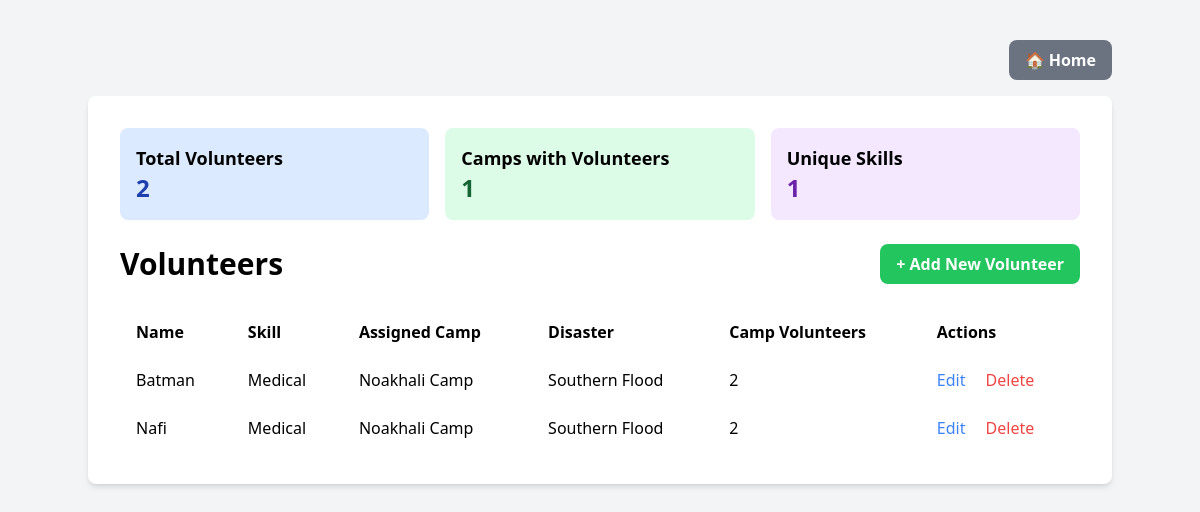
Page /volunteers.php on the earlier database version.
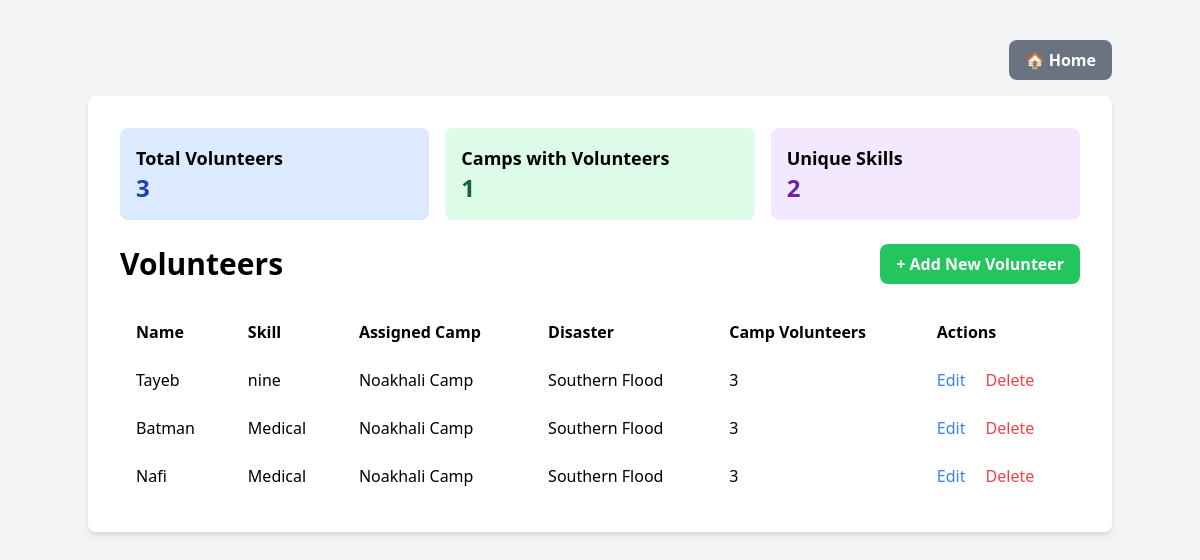
Same page on the later database version.
### tables this page shows
CREATE TABLE `volunteer` (
  `id` int(11) NOT NULL,
  `name` varchar(100) DEFAULT NULL,
  `skill` varchar(100) DEFAULT NULL,
  `camp_id` int(11) DEFAULT NULL
);

CREATE TABLE `relief_camp` (
  `id` int(11) NOT NULL,
  `name` varchar(255) NOT NULL,
  `capacity` int(11) DEFAULT NULL,
  `disaster_id` int(11) DEFAULT NULL
);

CREATE TABLE `disaster` (
  `id` int(11) NOT NULL,
  `name` varchar(255) NOT NULL,
  `type` varchar(100) DEFAULT NULL,
  `location` varchar(255) DEFAULT NULL
);

### public/volunteers.php (the view, shortened to what this page needs)
<?php
require_once '../includes/db_connect.php';
$sql = "SELECT
    v.*,
    rc.name AS camp_name,
    d.name AS disaster_name,
    (SELECT COUNT(*) FROM Volunteer WHERE camp_id = v.camp_id) as volunteers_in_camp
FROM Volunteer v
LEFT JOIN Relief_Camp rc ON v.camp_id = rc.id
LEFT JOIN disaster d ON rc.disaster_id = d.id
ORDER BY v.id DESC";
$result = $conn->query($sql);
$stats_sql = "SELECT
    COUNT(*) as total_volunteers,
    COUNT(DISTINCT camp_id) as camps_with_volunteers,
    COUNT(DISTINCT skill) as unique_skills
FROM Volunteer";
$stats_result = $conn->query($stats_sql);
$stats = $stats_result->fetch_assoc();
?>
<!DOCTYPE html>
<html lang="en">
<head>
    <script src="https://cdn.tailwindcss.com"></script>
</head>
<body class="bg-gray-100">
    <div class="container mx-auto mt-10">
        <div class="flex justify-end mb-4">
            <a href="index.php" class="bg-gray-500 text-white font-bold py-2 px-4 rounded-lg hover:bg-gray-600">
                🏠 Home
            </a>
        </div>
        <div class="p-8 bg-white rounded-lg shadow-md">
        <div class="grid grid-cols-3 gap-4 mb-6">
            <div class="bg-blue-100 p-4 rounded-lg">
                <h3 class="text-lg font-semibold">Total Volunteers</h3>
                <p class="text-2xl font-bold text-blue-800"><?php echo $stats['total_volunteers']; ?></p>
            </div>
            <div class="bg-green-100 p-4 rounded-lg">
                <h3 class="text-lg font-semibold">Camps with Volunteers</h3>
                <p class="text-2xl font-bold text-green-800"><?php echo $stats['camps_with_volunteers']; ?></p>
            </div>
            <div class="bg-purple-100 p-4 rounded-lg">
                <h3 class="text-lg font-semibold">Unique Skills</h3>
                <p class="text-2xl font-bold text-purple-800"><?php echo $stats['unique_skills']; ?></p>
            </div>
        </div>
        <div class="flex justify-between items-center mb-6">
            <h1 class="text-3xl font-bold">Volunteers</h1>
            <a href="add_volunteer.php" class="bg-green-500 text-white font-bold py-2 px-4 rounded-lg hover:bg-green-600">
                + Add New Volunteer
            </a>
        </div>
        <table class="min-w-full bg-white">
            <thead>
                <tr>
                    <th class="py-3 px-4 text-left">Name</th>
                    <th class="py-3 px-4 text-left">Skill</th>
                    <th class="py-3 px-4 text-left">Assigned Camp</th>
                    <th class="py-3 px-4 text-left">Disaster</th>
                    <th class="py-3 px-4 text-left">Camp Volunteers</th>
                    <th class="py-3 px-4 text-left">Actions</th>
                </tr>
            </thead>
            <tbody>
                <?php if ($result->num_rows > 0): ?>
                    <?php while($row = $result->fetch_assoc()): ?>
                        <tr>
                            <td class="py-3 px-4"><?php echo htmlspecialchars($row['name']); ?></td>
                            <td class="py-3 px-4"><?php echo htmlspecialchars($row['skill']); ?></td>
                            <td class="py-3 px-4"><?php echo htmlspecialchars($row['camp_name'] ?? 'Not Assigned'); ?></td>
                            <td class="py-3 px-4"><?php echo htmlspecialchars($row['disaster_name'] ?? 'N/A'); ?></td>
                            <td class="py-3 px-4"><?php echo htmlspecialchars($row['volunteers_in_camp']); ?></td>
                            <td class="py-3 px-4">
                                <a href="edit_volunteer.php?id=<?php echo $row['id']; ?>" class="text-blue-500 hover:text-blue-700">Edit</a>
                                <a href="delete_volunteer.php?id=<?php echo $row['id']; ?>"
                                   class="text-red-500 hover:text-red-700 ml-4"
                                   onclick="return confirm('Are you sure you want to delete this volunteer?')">Delete</a>
                            </td>
                        </tr>
                    <?php endwhile; ?>
                <?php else: ?>
                    <tr>
                        <td colspan="6" class="text-center py-4">No volunteers recorded yet</td>
                    </tr>
                <?php endif; ?>
            </tbody>
        </table>
    </div>
</body>
</html>

Differences in the rows shown:
added volunteer: name "Tayeb", skill "nine", camp.name "Noakhali Camp", disaster.name "Southern Flood", volunteers_in_camp "3"
computed for volunteer "Batman": volunteers_in_camp "2" → "3"
computed for volunteer "Nafi": volunteers_in_camp "2" → "3"
Other differences:
$stats['total_volunteers']: "2" → "3"
$stats['unique_skills']: "1" → "2"
